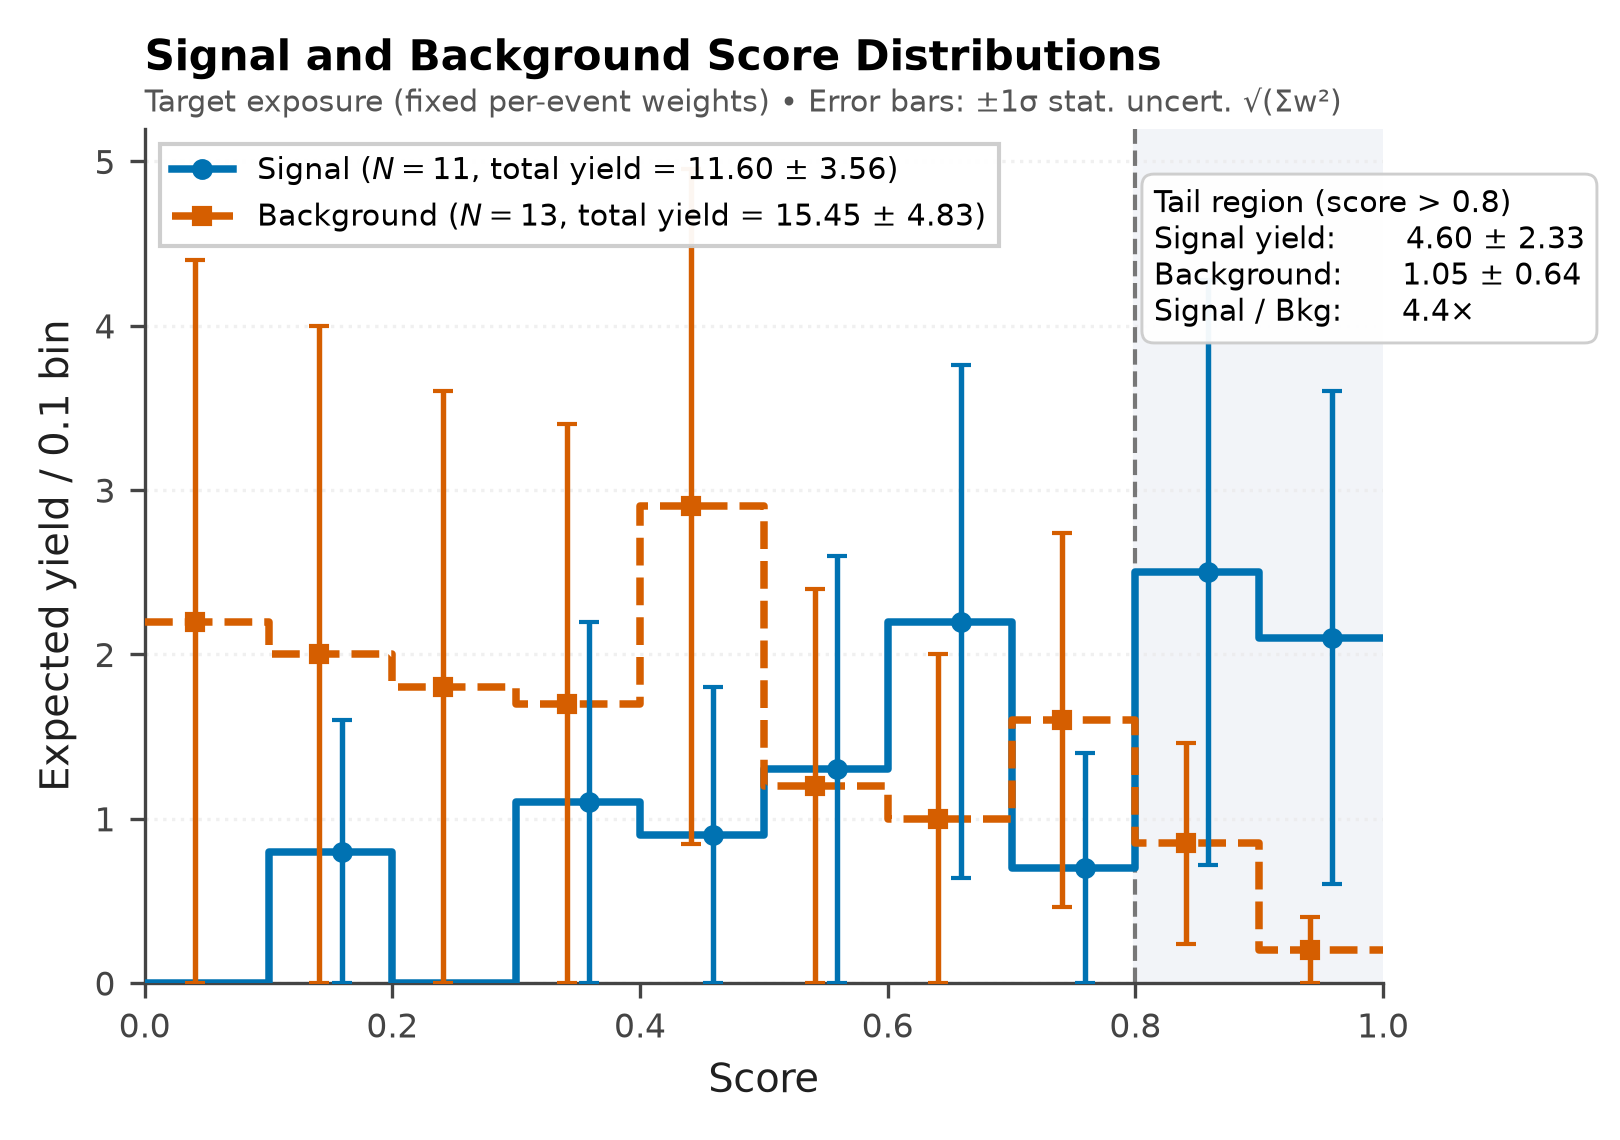

The script that saved this image:
"""Plot comparison of signal and background score distributions.

Preserves weighted yield (unnormalized) and calculates bin-by-bin statistical
uncertainty from independent fixed per-event weights as sigma = sqrt(sum(w_i^2)).
Highlights the tail region above score = 0.8.
"""
from pathlib import Path
import matplotlib.pyplot as plt
from matplotlib.lines import Line2D
import numpy as np
import pandas as pd


def main():
    # Load dataset
    data_path = Path(__file__).parent / "data.csv" if "__file__" in globals() else Path("data.csv")
    if not data_path.exists():
        data_path = Path("data.csv")
    df = pd.read_csv(data_path)

    # Binning definition across score range [0.0, 1.0]
    bins = np.linspace(0.0, 1.0, 11)
    bin_centers = 0.5 * (bins[:-1] + bins[1:])

    sig_df = df[df["sample"] == "signal"]
    bkg_df = df[df["sample"] == "background"]

    # Compute weighted yields and statistical uncertainties: sigma = sqrt(sum(w^2))
    sig_y, _ = np.histogram(sig_df["score"], bins=bins, weights=sig_df["weight"])
    sig_w2, _ = np.histogram(sig_df["score"], bins=bins, weights=sig_df["weight"] ** 2)
    sig_err = np.sqrt(sig_w2)
    sig_counts, _ = np.histogram(sig_df["score"], bins=bins)

    bkg_y, _ = np.histogram(bkg_df["score"], bins=bins, weights=bkg_df["weight"])
    bkg_w2, _ = np.histogram(bkg_df["score"], bins=bins, weights=bkg_df["weight"] ** 2)
    bkg_err = np.sqrt(bkg_w2)
    bkg_counts, _ = np.histogram(bkg_df["score"], bins=bins)

    # Totals across entire distribution
    sig_tot_y = sig_df["weight"].sum()
    sig_tot_err = np.sqrt((sig_df["weight"] ** 2).sum())
    bkg_tot_y = bkg_df["weight"].sum()
    bkg_tot_err = np.sqrt((bkg_df["weight"] ** 2).sum())

    # Tail statistics (score > 0.8)
    sig_tail_w = sig_df.loc[sig_df["score"] > 0.8, "weight"]
    sig_tail_y = sig_tail_w.sum()
    sig_tail_err = np.sqrt((sig_tail_w ** 2).sum())

    bkg_tail_w = bkg_df.loc[bkg_df["score"] > 0.8, "weight"]
    bkg_tail_y = bkg_tail_w.sum()
    bkg_tail_err = np.sqrt((bkg_tail_w ** 2).sum())

    # Visual design and colors (accessible, publication-grade)
    c_sig = "#0072B2"      # Primary blue for signal
    c_bkg = "#D55E00"      # Vermilion / amber for background
    c_tail_bg = "#F2F4F8"  # Subtle tint for tail region
    c_text = "#202020"
    c_grid = "#EAEAEA"

    plt.rcParams.update({
        "font.family": "DejaVu Sans",
        "font.size": 8.5,
        "axes.labelsize": 9.0,
        "axes.titlesize": 10.0,
        "xtick.labelsize": 8.0,
        "ytick.labelsize": 8.0,
        "legend.fontsize": 7.5,
        "figure.dpi": 300,
        "savefig.dpi": 300,
    })

    fig, ax = plt.subplots(figsize=(5.4, 3.8))

    # Highlight tail region (score > 0.8)
    ax.axvspan(0.8, 1.0, color=c_tail_bg, zorder=0)
    ax.axvline(0.8, color="#777777", linestyle="--", linewidth=1.0, zorder=1)

    # Grid
    ax.yaxis.grid(True, linestyle=":", alpha=0.7, color=c_grid, zorder=0)
    ax.set_axisbelow(True)

    # Step histograms showing expected yield per bin
    ax.step(bins, np.append(sig_y, sig_y[-1]), where="post", color=c_sig, lw=1.8, zorder=3)
    ax.step(bins, np.append(bkg_y, bkg_y[-1]), where="post", color=c_bkg, lw=1.8, linestyle="--", zorder=3)

    # Offset error bars for bins with events
    dx = 0.009
    sig_mask = sig_counts > 0
    bkg_mask = bkg_counts > 0

    ax.errorbar(
        bin_centers[sig_mask] + dx,
        sig_y[sig_mask],
        yerr=sig_err[sig_mask],
        fmt="o",
        color=c_sig,
        markersize=4.0,
        capsize=2.5,
        capthick=1.0,
        elinewidth=1.3,
        zorder=4,
    )

    ax.errorbar(
        bin_centers[bkg_mask] - dx,
        bkg_y[bkg_mask],
        yerr=bkg_err[bkg_mask],
        fmt="s",
        color=c_bkg,
        markersize=4.0,
        capsize=2.5,
        capthick=1.0,
        elinewidth=1.3,
        zorder=4,
    )

    # Tail callout box
    callout_text = (
        "Tail region (score > 0.8)\n"
        f"Signal yield:       {sig_tail_y:.2f} \u00b1 {sig_tail_err:.2f}\n"
        f"Background:      {bkg_tail_y:.2f} \u00b1 {bkg_tail_err:.2f}\n"
        f"Signal / Bkg:      {sig_tail_y / bkg_tail_y:.1f}\u00d7"
    )
    ax.text(
        0.815,
        4.85,
        callout_text,
        fontsize=7.2,
        verticalalignment="top",
        bbox=dict(boxstyle="round,pad=0.4", facecolor="white", alpha=0.95, edgecolor="#cccccc", lw=0.7),
        zorder=5,
    )

    # Axes configuration
    ax.set_xlim(0.0, 1.0)
    ax.set_ylim(0.0, 5.2)
    ax.set_xlabel("Score", fontsize=9.5, color=c_text)
    ax.set_ylabel("Expected yield / 0.1 bin", fontsize=9.5, color=c_text)

    # Spines styling
    ax.spines["top"].set_visible(False)
    ax.spines["right"].set_visible(False)
    ax.spines["left"].set_color("#444444")
    ax.spines["bottom"].set_color("#444444")
    ax.tick_params(colors="#444444")

    # Title and subtitle
    ax.set_title("Signal and Background Score Distributions", fontsize=10.0, loc="left", pad=14, fontweight="bold")
    ax.text(
        0.0,
        1.02,
        "Target exposure (fixed per-event weights) \u2022 Error bars: \u00b11\u03c3 stat. uncert. \u221a(\u03a3w\u00b2)",
        transform=ax.transAxes,
        fontsize=7.2,
        color="#555555",
    )

    # Legend with unified handles
    legend_handles = [
        Line2D(
            [0],
            [0],
            color=c_sig,
            lw=1.8,
            marker="o",
            markersize=4,
            label=f"Signal ($N = {len(sig_df)}$, total yield = {sig_tot_y:.2f} \u00b1 {sig_tot_err:.2f})",
        ),
        Line2D(
            [0],
            [0],
            color=c_bkg,
            lw=1.8,
            linestyle="--",
            marker="s",
            markersize=4,
            label=f"Background ($N = {len(bkg_df)}$, total yield = {bkg_tot_y:.2f} \u00b1 {bkg_tot_err:.2f})",
        ),
    ]
    ax.legend(
        handles=legend_handles,
        loc="upper left",
        frameon=True,
        facecolor="white",
        framealpha=0.95,
        edgecolor="#cccccc",
        fancybox=False,
        fontsize=7.3,
    )

    plt.tight_layout()
    output_path = Path(__file__).parent / "plot.png" if "__file__" in globals() else Path("plot.png")
    plt.savefig(output_path)
    plt.close()
    print("plot.png created successfully")


if __name__ == "__main__":
    main()
